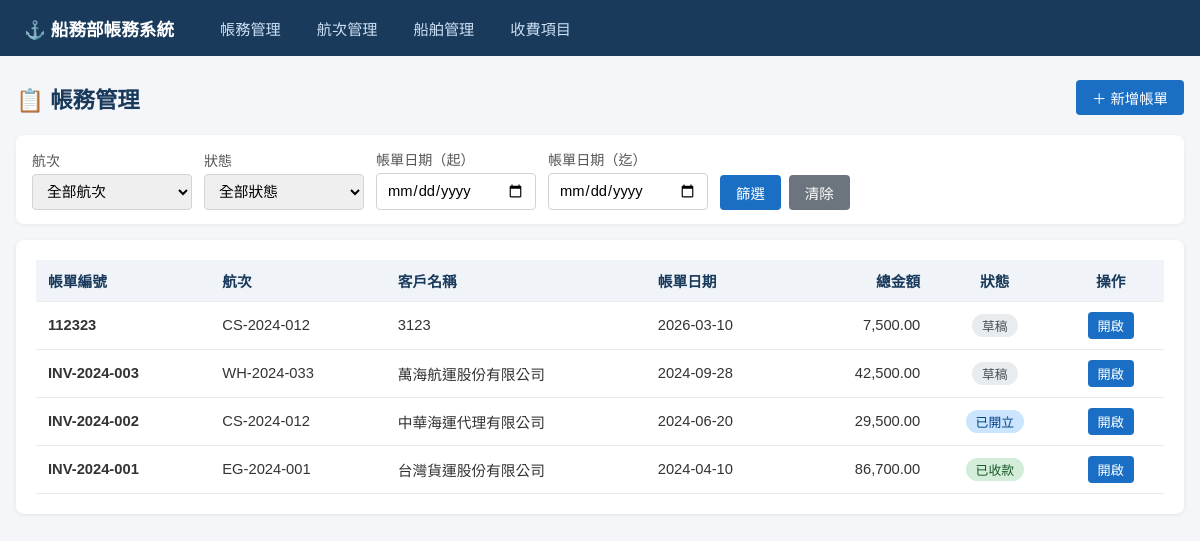
The app's page /invoices, older data.
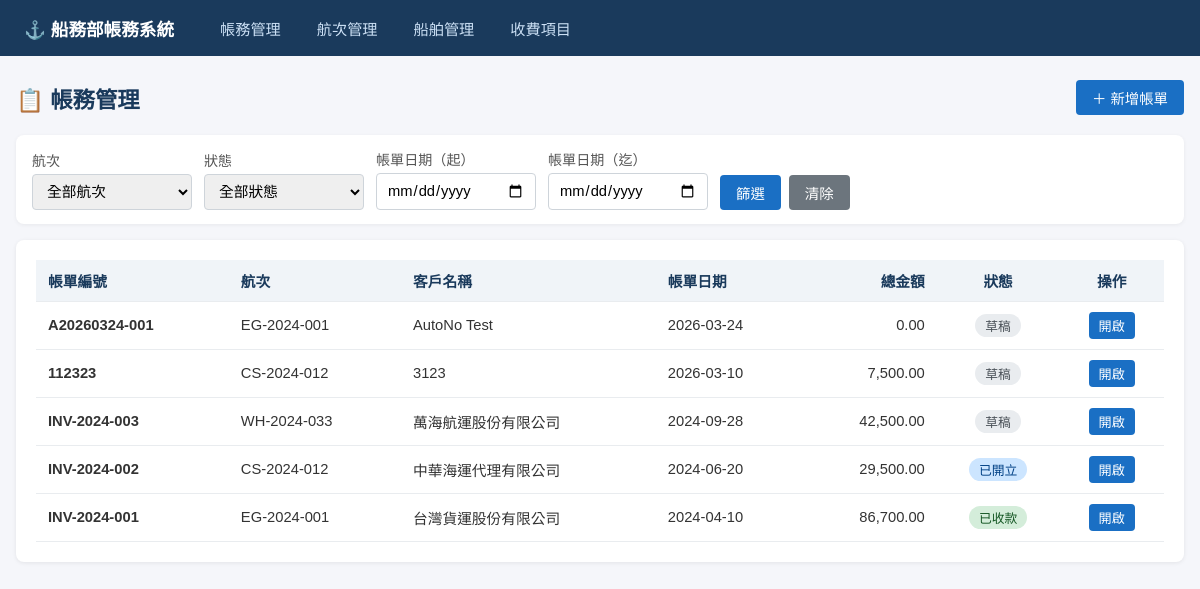
The same page, newer data.
### models.py (models this page shows)
class Invoice(Base):
    __tablename__ = "invoices"
    id = Column(Integer, primary_key=True, index=True)
    invoice_no = Column(String, unique=True, nullable=False, index=True)
    voyage_id = Column(Integer, ForeignKey("voyages.id"), nullable=False)
    customer_name = Column(String, nullable=False)
    invoice_date = Column(Date, nullable=False)
    status = Column(String, default="草稿")  # 草稿/已開立/已收款
    total_amount = Column(Numeric(18, 2), default=0)
    created_at = Column(DateTime, default=func.now())
    updated_at = Column(DateTime, default=func.now(), onupdate=func.now())
    voyage = relationship("Voyage", back_populates="invoices")
    lines = relationship("InvoiceLine", back_populates="invoice", cascade="all, delete-orphan")

class Voyage(Base):
    __tablename__ = "voyages"
    id = Column(Integer, primary_key=True, index=True)
    voyage_no = Column(String, unique=True, nullable=False, index=True)
    ship_id = Column(Integer, ForeignKey("ships.id"), nullable=False)
    port_of_loading = Column(String)
    port_of_discharge = Column(String)
    etd = Column(Date)
    eta = Column(Date)
    status = Column(String, default="計畫中")  # 計畫中/進行中/已完成
    created_at = Column(DateTime, default=func.now())
    updated_at = Column(DateTime, default=func.now(), onupdate=func.now())
    ship = relationship("Ship", back_populates="voyages")
    invoices = relationship("Invoice", back_populates="voyage")

### routers/invoices.py (the view)
@router.get("", response_class=HTMLResponse)
def list_invoices(
    request: Request,
    voyage_id: Optional[int] = None,
    status: Optional[str] = None,
    date_from: Optional[str] = None,
    date_to: Optional[str] = None,
    db: Session = Depends(get_db),
):
    query = db.query(models.Invoice)
    if voyage_id:
        query = query.filter(models.Invoice.voyage_id == voyage_id)
    if status:
        query = query.filter(models.Invoice.status == status)
    if date_from:
        query = query.filter(models.Invoice.invoice_date >= date.fromisoformat(date_from))
    if date_to:
        query = query.filter(models.Invoice.invoice_date <= date.fromisoformat(date_to))
    invoices = query.order_by(models.Invoice.invoice_date.desc()).all()
    voyages = db.query(models.Voyage).order_by(models.Voyage.voyage_no).all()
    return templates.TemplateResponse("invoices/list.html", {
        "request": request,
        "invoices": invoices,
        "voyages": voyages,
        "statuses": INVOICE_STATUSES,
        "filter": {
            "voyage_id": voyage_id,
            "status": status,
            "date_from": date_from,
            "date_to": date_to,
        },
    })

### templates/invoices/list.html (shortened to what this page needs)
{% extends "base.html" %}
{% block content %}
<div class="page-header">
    <h1>📋 帳務管理</h1>
    <a href="/invoices/new" class="btn btn-primary">＋ 新增帳單</a>
</div>
<form method="get" action="/invoices">
    <div class="filter-bar">
        <div class="form-group">
            <label>航次</label>
            <select name="voyage_id">
                <option value="">全部航次</option>
            </select>
        </div>
        <div class="form-group">
            <label>狀態</label>
            <select name="status">
                <option value="">全部狀態</option>
            </select>
        </div>
        <div class="form-group">
            <label>帳單日期（起）</label>
            <input type="date" name="date_from" value="{{ filter.date_from or '' }}">
        </div>
        <div class="form-group">
            <label>帳單日期（迄）</label>
            <input type="date" name="date_to" value="{{ filter.date_to or '' }}">
        </div>
        <div style="display:flex; gap:8px; align-items:flex-end;">
            <button type="submit" class="btn btn-primary">篩選</button>
            <a href="/invoices" class="btn btn-secondary">清除</a>
        </div>
    </div>
</form>
<div class="card">
    <table>
        <thead>
            <tr>
                <th>帳單編號</th>
                <th>航次</th>
                <th>客戶名稱</th>
                <th>帳單日期</th>
                <th class="text-right">總金額</th>
                <th class="text-center">狀態</th>
                <th class="text-center">操作</th>
            </tr>
        </thead>
        <tbody>
            {% for inv in invoices %}
            <tr>
                <td><strong>{{ inv.invoice_no }}</strong></td>
                <td>{{ inv.voyage.voyage_no }}</td>
                <td>{{ inv.customer_name }}</td>
                <td>{{ inv.invoice_date.strftime('%Y-%m-%d') }}</td>
                <td class="text-right">{{ "{:,.2f}".format(inv.total_amount) }}</td>
                <td class="text-center">
                    {% if inv.status == '草稿' %}
                        <span class="badge badge-draft">{{ inv.status }}</span>
                    {% elif inv.status == '已開立' %}
                        <span class="badge badge-issued">{{ inv.status }}</span>
                    {% else %}
                        <span class="badge badge-paid">{{ inv.status }}</span>
                    {% endif %}
                </td>
                <td class="text-center">
                    <a href="/invoices/{{ inv.id }}" class="btn btn-primary btn-sm">開啟</a>
                </td>
            </tr>
            {% else %}
            <tr><td colspan="7" class="text-center" style="color:#999; padding:24px;">尚無帳務資料</td></tr>
            {% endfor %}
        </tbody>
    </table>
</div>
{% endblock %}

### templates/base.html (shortened to what this page needs)
<!DOCTYPE html>
<html lang="zh-TW">
<head>
    <link rel="stylesheet" href="/static/style.css">
</head>
<body>
    <nav class="navbar">
        <div class="nav-brand">⚓ 船務部帳務系統</div>
        <ul class="nav-links">
            <li><a href="/invoices">帳務管理</a></li>
            <li><a href="/voyages">航次管理</a></li>
            <li><a href="/ships">船舶管理</a></li>
            <li><a href="/charge-items">收費項目</a></li>
        </ul>
    </nav>
    <div class="container">
        {% block content %}{% endblock %}
    </div>
</body>
</html>

### static/style.css (style rules this page uses)
* { box-sizing: border-box; margin: 0; padding: 0; }
body { font-family: "Microsoft JhengHei", "Noto Sans TC", sans-serif; background: #f5f6fa; color: #333; }
.navbar { background: #1a3a5c; color: white; padding: 0 24px; display: flex; align-items: center; height: 56px; gap: 32px; }
.nav-brand { font-size: 1.1rem; font-weight: bold; white-space: nowrap; }
.nav-links { list-style: none; display: flex; gap: 8px; }
.nav-links a { color: #cce0f5; text-decoration: none; padding: 6px 14px; border-radius: 4px; font-size: 0.95rem; transition: background 0.2s; }
.container { max-width: 1200px; margin: 24px auto; padding: 0 16px; }
.page-header { display: flex; justify-content: space-between; align-items: center; margin-bottom: 20px; }
.page-header h1 { font-size: 1.4rem; color: #1a3a5c; }
.btn { display: inline-block; padding: 7px 16px; border-radius: 4px; border: none; cursor: pointer; font-size: 0.9rem; text-decoration: none; transition: opacity 0.2s; }
.btn-primary { background: #1a6fc4; color: white; }
.btn-secondary { background: #6c757d; color: white; }
.btn-sm { padding: 4px 10px; font-size: 0.82rem; }
.card { background: white; border-radius: 8px; box-shadow: 0 1px 4px rgba(0,0,0,0.08); padding: 20px; margin-bottom: 20px; }
table { width: 100%; border-collapse: collapse; }
th, td { padding: 10px 12px; text-align: left; border-bottom: 1px solid #e9ecef; font-size: 0.92rem; }
th { background: #f0f4f8; color: #1a3a5c; font-weight: 600; }
.text-right { text-align: right; }
.text-center { text-align: center; }
.form-group { display: flex; flex-direction: column; gap: 4px; }
.form-group label { font-size: 0.88rem; color: #555; font-weight: 500; }
.form-group input, .form-group select, .form-group textarea { padding: 8px 10px; border: 1px solid #ced4da; border-radius: 4px; font-size: 0.92rem; font-family: inherit; }
.badge { display: inline-block; padding: 2px 10px; border-radius: 12px; font-size: 0.8rem; font-weight: 500; }
.badge-draft { background: #e9ecef; color: #495057; }
.badge-issued { background: #cce5ff; color: #004085; }
.badge-paid { background: #d4edda; color: #155724; }
.filter-bar { display: flex; gap: 12px; align-items: flex-end; flex-wrap: wrap; margin-bottom: 16px; background: white; padding: 14px 16px; border-radius: 8px; box-shadow: 0 1px 4px rgba(0,0,0,0.06); }
.filter-bar .form-group { min-width: 160px; }

Row changes from the older to the newer data that the page shows:
added Invoice: invoice_no "A20260324-001", voyage.voyage_no "EG-2024-001", customer_name "AutoNo Test", invoice_date "2026-03-24", total_amount "0.00", status "草稿"
